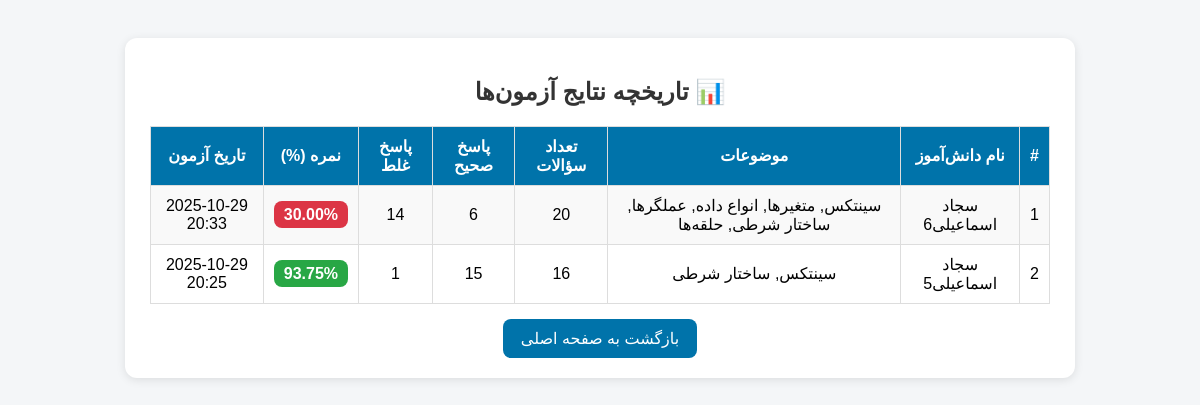
/results_history.php, run on the app's committed database.
### tables this page shows
CREATE TABLE `quiz_results` (
  `id` int(11) NOT NULL,
  `student_id` int(11) DEFAULT NULL,
  `student_name` varchar(100) DEFAULT NULL,
  `topics` text DEFAULT NULL,
  `total_questions` int(11) DEFAULT NULL,
  `correct_answers` int(11) DEFAULT NULL,
  `wrong_answers` int(11) DEFAULT NULL,
  `score` decimal(5,2) DEFAULT NULL,
  `created_at` datetime DEFAULT current_timestamp()
);

### results_history.php (the view, shortened to what this page needs)
<?php
require 'db.php';
function getTopicNames($conn, $topic_ids_string) {
    $ids = array_map('intval', explode(',', $topic_ids_string));
    $placeholders = implode(',', $ids);
    $res = $conn->query("SELECT name FROM topics WHERE id IN ($placeholders)");
    $names = [];
    while($row = $res->fetch_assoc()) {
        $names[] = $row['name'];
    }
    return implode(', ', $names);
}
?>
<!DOCTYPE html>
<html lang="fa">
<head>
</head>
<body>
<div class="container">
    <h2>📊 تاریخچه نتایج آزمون‌ها</h2>
    <table>
        <tr>
            <th>#</th>
            <th>نام دانش‌آموز</th>
            <th>موضوعات</th>
            <th>تعداد سؤالات</th>
            <th>پاسخ صحیح</th>
            <th>پاسخ غلط</th>
            <th>نمره (%)</th>
            <th>تاریخ آزمون</th>
        </tr>
        <?php
        $sql = "SELECT * FROM quiz_results ORDER BY created_at DESC";
        $result = $conn->query($sql);
        if ($result->num_rows > 0):
            $count = 1;
            while ($row = $result->fetch_assoc()):
                $badgeClass = $row['score'] >= 80 ? 'good' : ($row['score'] >= 50 ? 'medium' : 'bad');
        ?>
            <tr>
                <td><?= $count++ ?></td>
                <td><?= htmlspecialchars($row['student_name']) ?></td>
                <td><?= htmlspecialchars(getTopicNames($conn, $row['topics'])) ?></td>
                <td><?= $row['total_questions'] ?></td>
                <td><?= $row['correct_answers'] ?></td>
                <td><?= $row['wrong_answers'] ?></td>
                <td><span class="badge <?= $badgeClass ?>"><?= $row['score'] ?>%</span></td>
                <td><?= date("Y-m-d H:i", strtotime($row['created_at'])) ?></td>
            </tr>
        <?php
            endwhile;
        else:
            echo "<tr><td colspan='8'>هنوز هیچ نتیجه‌ای ثبت نشده است.</td></tr>";
        endif;
        ?>
    </table>
    <div style="text-align:center;">
        <a href="index.php" class="back">بازگشت به صفحه اصلی</a>
    </div>
</div>
</body>
</html>

### results_history.php (style rules this page uses)
body { direction: rtl; font-family: sans-serif; background-color: #f4f6f8; padding: 30px; }
.container { max-width: 900px; margin: auto; background: #fff; padding: 20px 25px; border-radius: 12px; box-shadow: 0 2px 10px rgba(0,0,0,0.1); }
h2 { text-align: center; color: #333; }
table { width: 100%; border-collapse: collapse; margin-top: 20px; }
th, td { border: 1px solid #ddd; padding: 10px; text-align: center; }
th { background: #0073aa; color: white; }
tr:nth-child(even) { background: #f9f9f9; }
.badge { padding: 5px 10px; border-radius: 8px; color: white; font-weight: bold; }
.good { background: #28a745; }
.bad { background: #dc3545; }
a.back { display: inline-block; margin-top: 15px; text-decoration: none; background: #0073aa; color: white; padding: 10px 18px; border-radius: 8px; }

### data on the page
quiz_results: student_name "سجاد اسماعیلی6", topics "سینتکس, متغیرها, انواع داده, عملگرها, ساختار شرطی, حلقه‌ها", total_questions "20", correct_answers "6", wrong_answers "14", score "30.00", created_at "2025-10-29 20:33"
quiz_results: student_name "سجاد اسماعیلی5", topics "سینتکس, ساختار شرطی", total_questions "16", correct_answers "15", wrong_answers "1", score "93.75", created_at "2025-10-29 20:25"
